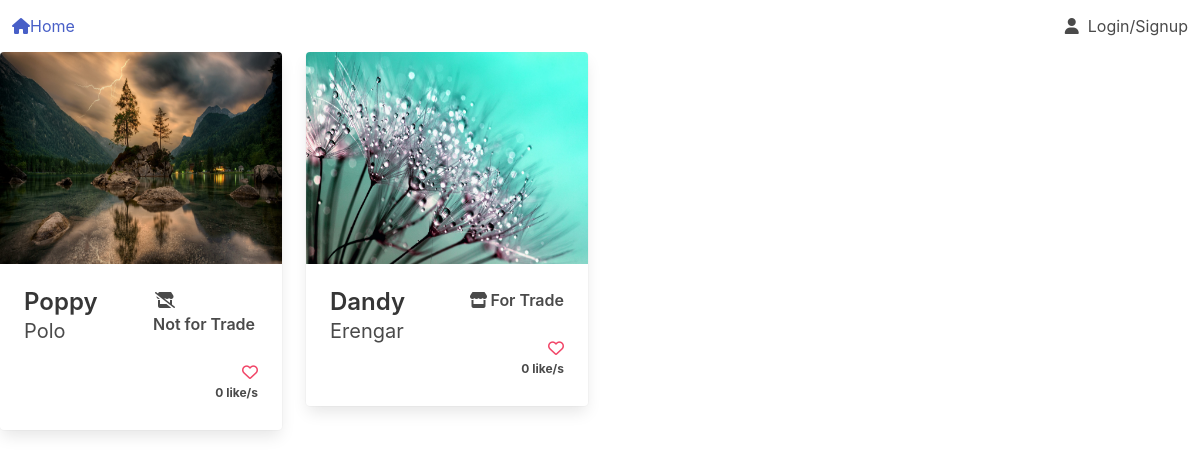
Before: / with the older database file.
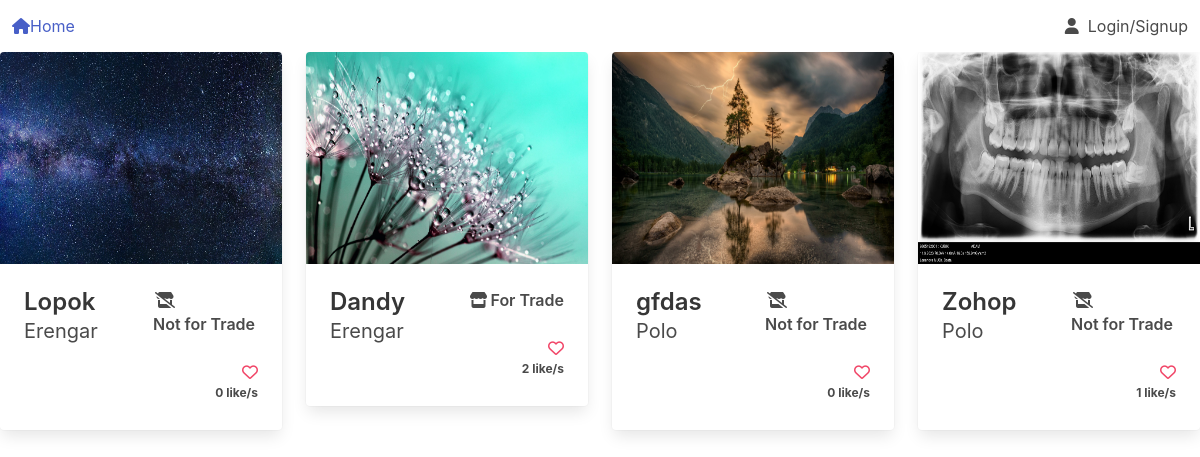
After: the same page with the newer database file.
### plant_collection/models.py (models this page shows, shortened)
class Plant(models.Model):
    nick_name = models.CharField(
        max_length=64,
        validators=[MinLengthValidator(3)],
        unique=True)
    created = models.DateTimeField(auto_now_add=True, null=True, blank=True)
    updated = models.DateTimeField(auto_now=True, null=True, blank=True)
    species = models.ForeignKey(Species, on_delete=models.SET_NULL, blank=True, null=True, related_name='plants')
    owner = models.ForeignKey(settings.AUTH_USER_MODEL, on_delete=models.PROTECT, related_name='plants')
    slug = models.SlugField(default='bugged-plant')
    for_trade = models.BooleanField(default=False)
    likes = models.ManyToManyField(User, related_name= 'liked')
    def number_of_likes(self):
        return self.likes.count()

class Image(models.Model):
    plant = models.ForeignKey(Plant, on_delete=models.CASCADE, related_name='picture')
    image = models.ImageField(upload_to='pics')

### plant_collection/views.py (the view, shortened to what this page needs)
# urls.py: path('', views.front_page.as_view(), name='front_page'),
class front_page(generic.ListView):
    template_name = 'front_page.html'
    model = Plant
    def get_context_data(self, **kwargs) -> dict[str, Any]:
        context = super().get_context_data(**kwargs)
        context["plants"] = Plant.objects.order_by('-updated')
        context["species"] = Species.objects.all()
        return context

### plant_collection/templates/front_page.html (shortened to what this page needs)
{% extends "base.html" %}
{% block content %}
{% load static %}
<div class='columns is-multiline'>
    {% if plants %}
    {% for plant in plants %}
    <div class='column is-3-desktop is-full-mobile'>
        <div class='card hover'>
            {% if plant.picture %}
            <div class='card-image'>
                <figure class='image is-4by3'>
                    <a href="{% url 'plant_collection:plant_view' slug=plant.slug %}">
                        <img src="{{ plant.picture.all.0.image.url }}" alt="" width='500px'>
                    </a>
                </figure>
            </div>
            {% endif %}
            <div class='card-content columns'>
                <div class='column'>
                    <div class='title is-4 is-align-self-flex-start'>
                        <a class='has-text-dark' href="{% url 'plant_collection:plant_view' slug=plant.slug %}">{{plant.nick_name}}</a>
                    </div>
                    <div class='subtitle is-5'>
                        {{plant.owner}}
                    </div>
                </div>
                <div class='column pb-1'>
                    <div class='has-text-right pb-5'>
                        {% if plant.for_trade %}
                        <span class='icon-text has-text-weight-semibold'>
                            <span class='icon'>
                                <i class="fa-solid fa-store"></i>
                            </span>
                            For Trade
                        </span>
                        {% else %}
                        <span class='icon-text has-text-weight-semibold'>
                            <span class='icon'>
                                <i class="fa-solid fa-store-slash "></i>
                            </span>
                            Not for Trade
                        </span>
                        {% endif %}
                    </div>
                    <div class='has-text-right'>
                        {% if not user in plant.likes.all %}
                        <div>
                            <a class='heart' data-plant='{{ plant.nick_name }}' data-user='{{ user }}'><i class="fa-regular fa-heart has-text-danger"></i></a>
                        </div>
                        {% elif user in plant.likes.all %}
                        <div>
                            <a class='heart' data-plant='{{ plant.nick_name }}' data-user='{{ user }}'><i class="fa-solid fa-heart has-text-danger"></i></a>
                        </div>
                        {% endif %}
                        <div class='number_likes is-size-7 has-text-weight-bold' data-plant='{{ plant.nick_name }}'>
                            {{ plant.number_of_likes }} like/s
                        </div>
                    </div>
                </div>
            </div>
        </div>
    </div>
    {% empty %}
    <div class='column is-3-desktop is-full-mobile'>
        No plants :(
    </div>
    {% endfor %}
    {% endif %}
</div>
{% endblock %}

### plant_collection/templates/base.html (shortened to what this page needs)
<!DOCTYPE html>
<html>
    <head>
        {% load static %}
        <link rel="stylesheet" href="{% static "plant_collection/css/base.css" %}">
        <link rel="stylesheet" href="{% static 'plant_collection/css/hover.css' %}">
    </head>
    <body>
        <nav class='navbar' role='navigation' style='position:sticky !important'>
          <div class='navbar-brand'>
            <a href="{% url 'plant_collection:front_page' %}" class='navbar-item'>
              <i class="fa-solid fa-house"></i>Home
            </a>
          </div>
          <div class='navbar-menu'>
            <div class='navbar-end'>
                {% if user.is_authenticated %}
                <a href="{% url 'accounts:logout' %}" class='navbar-item'>
                  <span class='icon-text'><span class='icon'><i class="fa-solid fa-power-off"></i></span><span>Logout</span></span>
                </a>
                {% else %}
                <a href="{% url 'accounts:login' %}" class='navbar-item'>
                  <span class='icon-text'><span class='icon'><i class="fa-solid fa-user"></i></span><span>Login/Signup</span></span>
                </a>
                {% endif %}
            </div>
          </div>
        </nav>
            {% block content %}
            {% endblock %}
    </body>
</html>

Changed rows visible on the page:
removed Plant: picture.all.0.image (picture), nick_name "Poppy", owner "Polo", for_trade False (drawn), number_of_likes "0"
added Plant: picture.all.0.image (picture), nick_name "Lopok", owner "Erengar", for_trade False (drawn), number_of_likes "0"
changed Plant "Dandy": number_of_likes "0" → "2"
added Plant: picture.all.0.image (picture), nick_name "gfdas", owner "Polo", for_trade False (drawn), number_of_likes "0"
added Plant: picture.all.0.image (picture), nick_name "Zohop", owner "Polo", for_trade False (drawn), number_of_likes "1"
